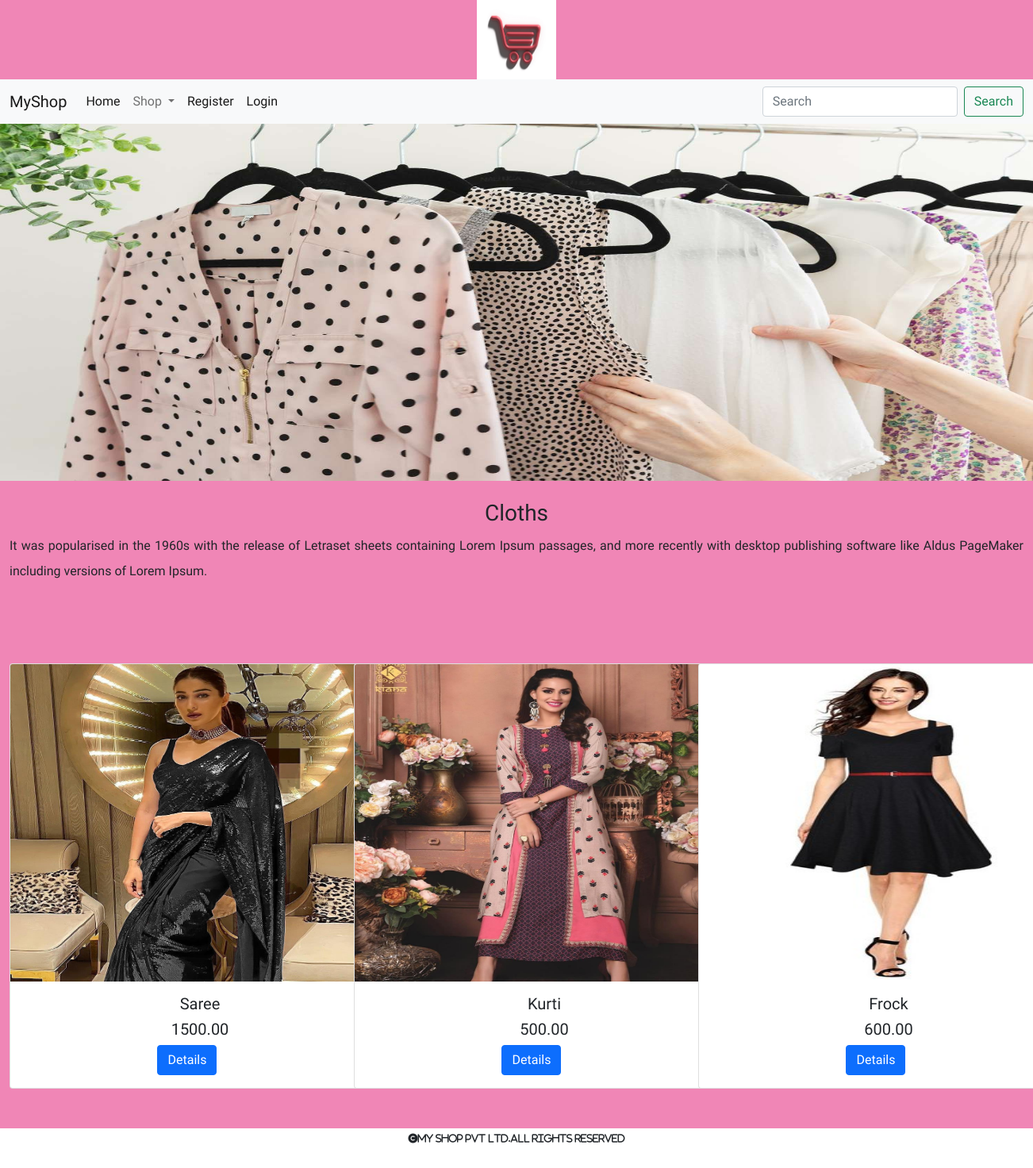
Screenshot of /products/Cloths with the database file from the repository.
### shop/models.py (models this page shows, shortened)
class Category(models.Model):
    name=models.CharField(max_length=250,unique=True)
    slug=models.SlugField(max_length=250,unique=True)
    description=models.TextField(blank=True)
    image=models.ImageField(upload_to='shop/category',null=True,blank=True)

class Product(models.Model):
    name=models.CharField(max_length=250,unique=True)
    slug=models.SlugField(max_length=250,unique=True)
    description=models.TextField(blank=True)
    image=models.ImageField(upload_to='shop/category',null=True,blank=True)
    price=models.DecimalField(max_digits=10,decimal_places=2)
    category=models.ForeignKey(Category,on_delete=models.CASCADE)
    stock=models.IntegerField()
    available=models.BooleanField(default=True)
    created=models.DateTimeField(auto_now_add=True)
    updated=models.DateTimeField(auto_now=True)

### shop/views.py (the view)
# urls.py: path('products/<slug:p>', views.allproducts, name="allproducts"),
def allproducts(request,p):
    c=Category.objects.get(slug=p)
    p=Product.objects.filter(category__slug=p)
    return render(request,'product.html',{'p':p,'c':c})

### cart/context_processors.py (called while the page is built, shortened)
def counter(request):
    item_count=0
    return {'count':item_count}

### shop/context_processors.py (called while the page is built)
def menu_links(request):
    c=Category.objects.all()
    return {'links':c}

### templates/product.html
{% extends 'base.html' %}
{% load static %}
{% block content %}
<div>
    <img src="{{c.image.url}}" height="450px" width="100%">
</div>
<div class="container-fluid mt-4" style="margin-bottom:100px;">
    <h3 class="text-center mb-2">{{c.name}}</h3>
    <p class="text-justify" style="line-height:2; text-align:justify;">{{c.description}}</p>
</div>
<div class="container-fluid mt-4" style="margin-bottom:100px;">
    <div class="row">
        {% for i in p %}
        <div class="col-sm-4">
        <div class="card" style="width: 30rem;">
  <img src="{{i.image.url}}" class="card-img-top" alt="..." style="height:400px;width:100%;">
  <div class="card-body">
    <h5 class="card-title text-center">{{i.name}}</h5>
    <h5 class="card-text text-center" style="text-align:justify">{{i.price}}</h5>
    <a href="{% url 'shop:alldetails' i.slug %}" style="position:relative;left:38%" class="btn btn-primary">Details</a>
  </div>
</div>
        </div>
    {% endfor %}
</div>
        </div>
{% endblock %}

### templates/base.html (shortened to what this page needs)
<!DOCTYPE html>
{% load static %}
<html lang="en">
<head>
    <link href="https://cdn.jsdelivr.net/npm/bootstrap@5.0.2/dist/css/bootstrap.min.css" rel="stylesheet">
    <link rel="stylesheet" href="{% static 'css/custom.css' %}">
    <link rel="stylesheet" href="https://cdnjs.cloudflare.com/ajax/libs/font-awesome/6.4.0/css/all.min.css" />
</head>
<body>
<header>
<center>
    <img src="{% static 'images/logo3.jpg' %}" height="100px" width="100px">
</center>
<nav class="navbar navbar-expand-lg navbar-light bg-light">
  <div class="container-fluid">
    <a class="navbar-brand" href="#">MyShop</a>
    <div class="collapse navbar-collapse" id="navbarSupportedContent">
      <ul class="navbar-nav me-auto mb-2 mb-lg-0">
        <li class="nav-item">
          <a class="nav-link active" aria-current="page" href="{% url 'shop:allprodcat' %}">Home</a>
        </li>
        <li class="nav-item dropdown">
          <a class="nav-link dropdown-toggle" href="#" id="navbarDropdown" role="button" data-bs-toggle="dropdown" aria-expanded="false">
            Shop
          </a>
            {% if user.is_authenticated %}
            {% if user.username != 'admin' %}
            </li><li class="nav-item">
          <a class="nav-link active" aria-current="page" href="{% url 'cart:cartview' %}"><i class="fa-solid fa-cart-shopping"></i>{{count}}</a>
        </li>
          </li><li class="nav-item">
          <a class="nav-link active" aria-current="page" href="{% url 'cart:orderview' %}">Your Orders</a>
        </li>
        </li>
          {% endif %}
          <li class="nav-item">
          <a class="nav-link active" aria-current="page" href="{% url 'shop:logout' %}">Logout</a>
        </li>
          {% else %}
          <li class="nav-item">
          <a class="nav-link active" aria-current="page" href="{% url 'shop:register' %}">Register</a>
        </li>
          <li class="nav-item">
          <a class="nav-link active" aria-current="page" href="{% url 'shop:login' %}">Login</a>
        </li>
                    {% endif %}
      </ul>
      <form method="POST" class="d-flex" action="{% url 'search:searchresults' %}">
          <input class="form-control me-2" type="search" name="q"  placeholder="Search" aria-label="Search">
        <button class="btn btn-outline-success" type="submit">Search</button>
      </form>
    </div>
  </div>
</nav>
    </header>
{% block content %}
{% endblock %}
<footer class="footer">
    <div>
        <p><i class="fa-solid fa-copyright icon_size">My Shop pvt ltd.All Rights Reserved</i></p>
    </div>
</footer>
</body>
</html>

### static/css/custom.css (style rules this page uses)
body { background-color:#f086b6; font-family: 'Lily Script One', cursive; }
.icon_size { font-size:12px; }
.footer { height:50px; width:100%; background-color:white; text-align:center; position:fixed; bottom:0; left:0; }

### rows the page displays
Category: image (picture), name "Cloths", description "It was popularised in the 1960s with the release of Letraset sheets containing Lorem Ipsum passages, and more recently with desktop publishing software like Aldus PageMaker including versions of Lorem Ipsum."
Product: image (picture), name "Saree", price "1500.00"
Product: image (picture), name "Kurti", price "500.00"
Product: image (picture), name "Frock", price "600.00"
